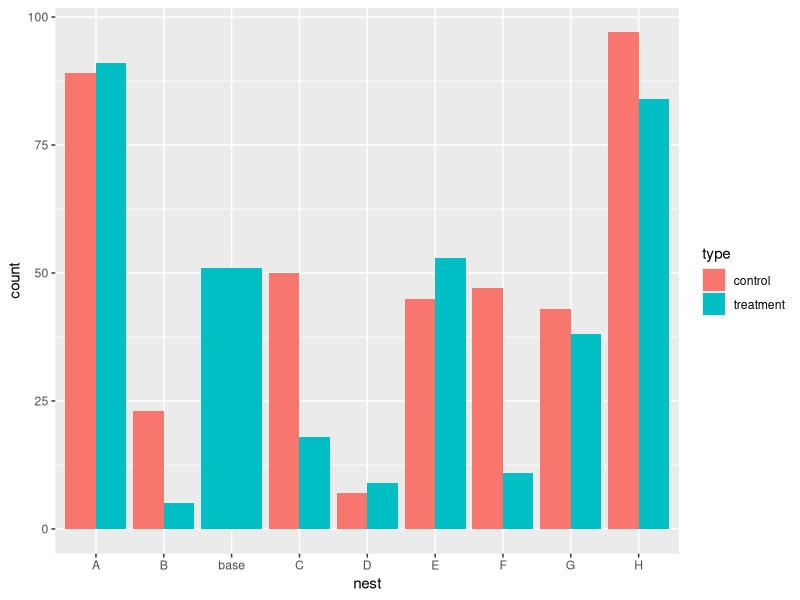
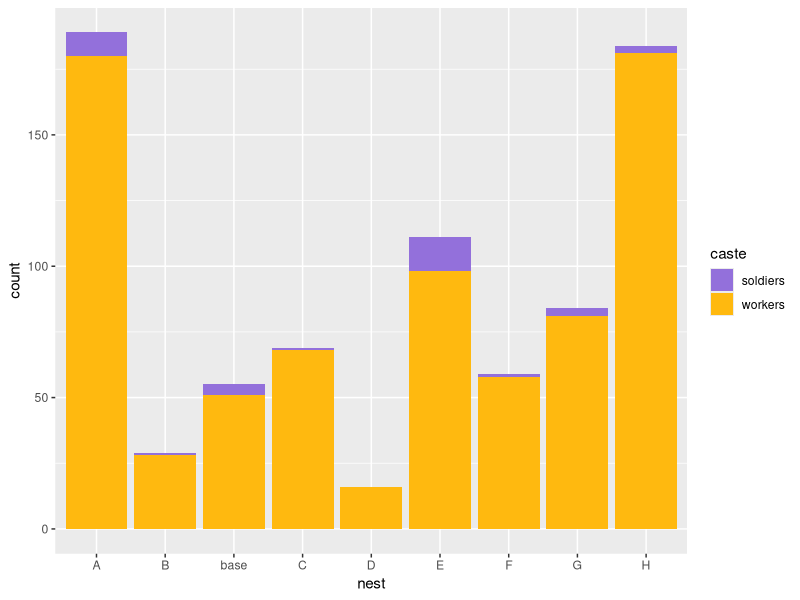
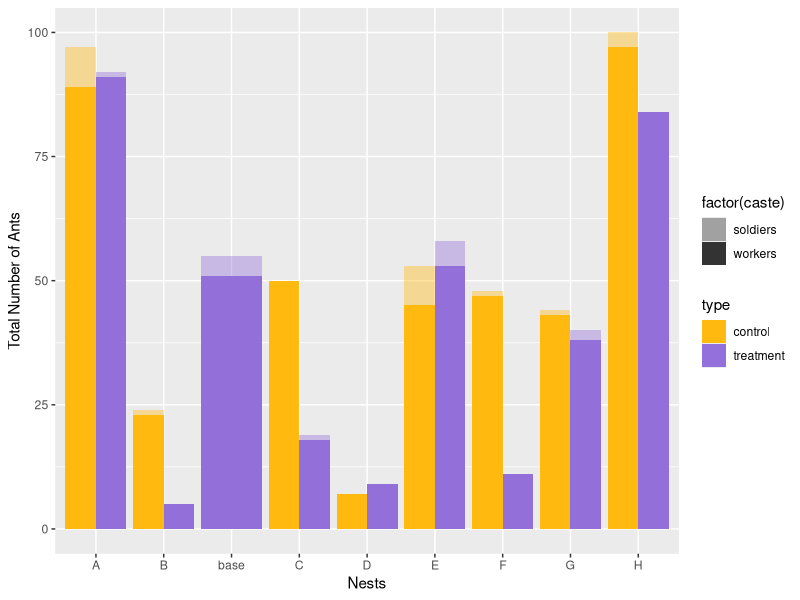
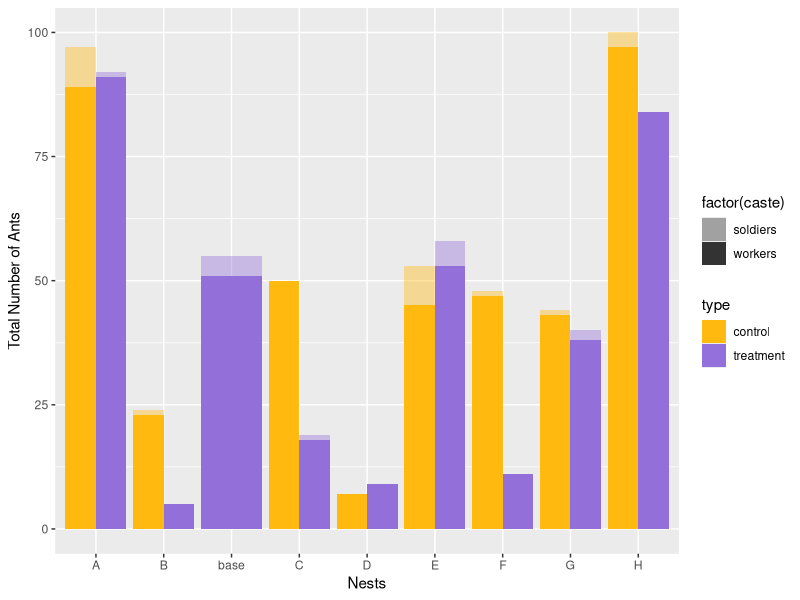

Source code (R) for these figures, in order:
## ---- chunk 1
library(tidyverse)
library(ggplot2)
## ---- chunk 2
ants_wide <- read_csv("Competition experiment data - Tidy Census.csv")
## ---- chunk 3
# create a data set by making data long
ants <- ants_wide %>% 
  pivot_longer(c(`workers`, `soldiers`, `queen`, `winged queens`, `males`), names_to = "caste", values_to = "count")
## ---- chunk 4
#make a tibble of the colony's nests
pw399 <- ants %>% 
  filter(`colony name` == "PW399", nest != "dead", nest != "outside")
## ---- chunk 5
#bar plot attempt
#https://statisticsglobe.com/draw-grouped-barplot-in-r
#Grouped barplot using ggplot2
#Should compare the two dates in pairs, once that data is collected. I do not know how to make the bars show soldier vs worker. I do not know how to make the key specify which is control and which is competitor. 

pw399 %>% ggplot(                                      
       aes(x = nest,
           y = count,
           fill = type)) +
  geom_bar(stat = "identity",
           position = "dodge")
## ---- chunk 6
#my attempt:
#TODO pair and add queen and brood symbol
#vector for scale fill manual
fills <- c("workers" = "darkgoldenrod1", soldiers = "mediumpurple")
# Stacked
pw399 %>% filter(caste %in% c("workers", "soldiers")) %>% 
  ggplot(aes(fill=caste, y=count, x=nest)) + 
    geom_bar(position="stack", stat="identity")+
  scale_fill_manual(values = fills)
## ---- chunk 7
#vector for scale fill manual
fills <- c("control" = "darkgoldenrod1", "treatment" = "mediumpurple")

pw399 %>% filter(caste %in% c("workers", "soldiers")) %>%
  group_by(type, nest) %>% 
  mutate(cum_tot = cumsum(count)) %>% 
  ggplot(aes(nest, cum_tot, fill =type)) + 
  geom_col(data = . %>% filter( caste=="workers"), position = position_dodge(width = 0.9), alpha = 1) +
  geom_col(data = . %>% filter( caste=="soldiers"), position = position_dodge(width = 0.9), alpha = 0.4) +
  geom_tile(aes(y=NA_integer_, alpha = factor(caste))) + 
  scale_alpha_manual(values = c(0.4,1))+
  scale_fill_manual(values = fills)+
  xlab("Nests")+
  ylab("Total Number of Ants")

ggsave("antPractice.png", width = 7, height = 4)
